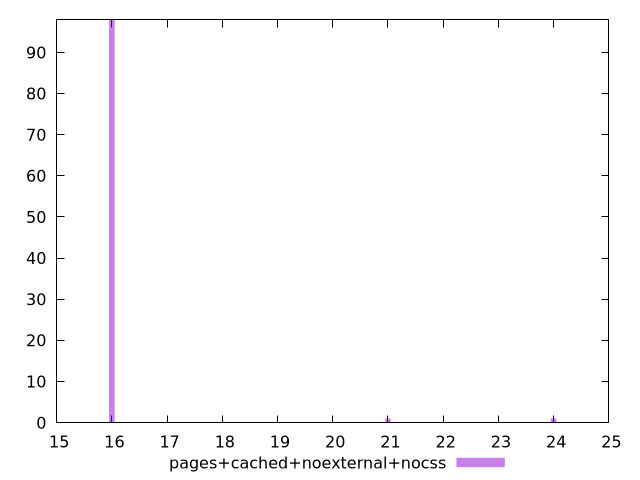

The gnuplot source for this figure:
$_pagesCachedNoexternalNocss <<EOF
16 98
24 1
21 1
EOF
set key outside below
set terminal pngcairo
set output "report_00005_2020-11-02T22-26-11.212Z/max-potential-fid/pages+cached+noexternal+nocss//raw_hist.png"
set yrange [0:98]
set boxwidth 0.1
set style fill transparent solid 0.5 noborder
plot $_pagesCachedNoexternalNocss title "pages+cached+noexternal+nocss" with boxes ,
